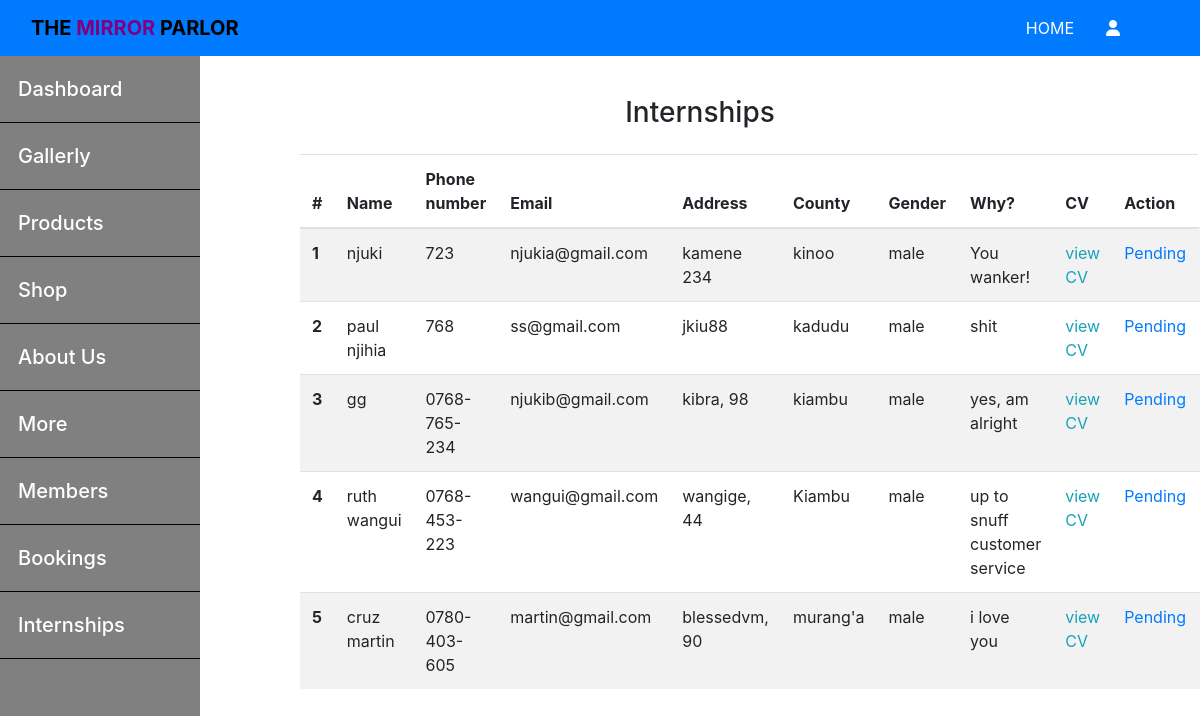
Screenshot of /admin/internship/index.php with the database file from the repository.
### tables this page shows
CREATE TABLE `internship` (
  `id` int(255) NOT NULL,
  `fullname` varchar(255) NOT NULL,
  `phone` varchar(15) NOT NULL,
  `email` varchar(255) NOT NULL,
  `address` varchar(255) NOT NULL,
  `county` varchar(255) NOT NULL,
  `gender` varchar(10) NOT NULL,
  `message` varchar(255) NOT NULL,
  `cv` varchar(255) NOT NULL,
  `accept` tinyint(4) NOT NULL
);

### app/controllers/internship.php (called while the page is built, shortened)
<?php
    include(ROOT_PATH . '/app/database/db.php');
    $table = 'internship';
    $intern_data = selectAll($table);

### app/database/db.php (called while the page is built, shortened)
<?php
    require('connect.php');
    function selectAll($table, $conditions = []){
        global $conn;
        $sql = "SELECT * FROM $table";
        if (empty($conditions)) {
            $stml = $conn->prepare($sql);
            $stml->execute();
            $records = $stml->get_result()->fetch_all(MYSQLI_ASSOC);
            return $records;
        }
    }

### admin/internship/index.php (the view, shortened to what this page needs)
<?php
  include(ROOT_PATH . '/app/controllers/internship.php');
 ?>
<!DOCTYPE html>
<html lang="en">
<head>
    <link rel="stylesheet" href="https://cdnjs.cloudflare.com/ajax/libs/bootstrap/4.6.1/css/bootstrap.min.css" />
    <link rel="stylesheet" href="https://cdnjs.cloudflare.com/ajax/libs/font-awesome/6.1.1/css/all.min.css" />
</head>
<body>
<?php include(ROOT_PATH . '/app/helpers/adminheader.php') ?>
   <div class="wrapper">
   <?php include(ROOT_PATH . '/app/helpers/adminsidebar.php') ?>
        <div class="mainbar">
                <h3 class="text-center pb-3">Internships</h3>
                <table class="table table-hover table-striped caption-top">
                    <thead>
                      <tr>
                        <th scope="col">#</th>
                        <th scope="col">Name</th>
                        <th scope="col">Phone number</th>
                        <th scope="col">Email</th>
                        <th scope="col">Address</th>
                        <th scope="col">County</th>
                        <th scope="col">Gender</th>
                        <th scope="col">Why?</th>
                        <th scope="col">CV</th>
                        <th scope="col">Action</th>
                      </tr>
                    </thead>
                    <tbody>
                      <?php foreach($intern_data as $key => $intern): ?>
                        <tr>
                          <th scope="row"><?php echo $key + 1 ?></th>
                          <td><?php echo $intern['fullname'] ?></td>
                          <td><?php echo $intern['phone'] ?></td>
                          <td><?php echo $intern['email'] ?></td>
                          <td><?php echo $intern['address'] ?></td>
                          <td><?php echo $intern['county'] ?></td>
                          <td><?php echo $intern['gender'] ?></td>
                          <td><?php echo $intern['message'] ?></td>
                          <td><a href="<?php echo BASE_URL . '/assets/photos/cvs/' . $intern['cv'] ?>" target='_blank' class='text-info '>view CV</a></td>
                          <?php if($intern['accept']): ?>
                            <td><a href="index.php?accept=0&a_id=<?php echo $intern['id'] ?>" class="text-warning">Accepted</a></td>
                          <?php else: ?>
                            <td><a href="index.php?accept=1&a_id=<?php echo $intern['id'] ?>" class="text-primary">Pending</a></td>
                          <?php endif; ?>
                        </tr>
                      <?php endforeach; ?>
                    </tbody>
              </table>
    </div>
        </div>
</body>
</html>

### admin/internship/index.php (style rules this page uses)
html, body { height: 100vh; padding: 0px; margin: 0px; }
.wrapper { display: flex; flex-direction: row; height: calc(100% - 105px); height: 100%; }
.mainbar { flex: 8; padding: 40px 100px 100px; height: 100%; overflow-y: scroll; overflow-x: scroll; }

### rows the page displays
internship: fullname "njuki", phone "723", email "njukia@gmail.com", address "kamene 234", county "kinoo", gender "male", message "You wanker!"
internship: fullname "paul njihia", phone "768", email "ss@gmail.com", address "jkiu88", county "kadudu", gender "male", message "shit"
internship: fullname "gg", phone "0768-765-234", email "njukib@gmail.com", address "kibra, 98", county "kiambu", gender "male", message "yes, am alright"
internship: fullname "ruth wangui", phone "0768-453-223", email "wangui@gmail.com", address "wangige, 44", county "Kiambu", gender "male", message "up to snuff customer service"
internship: fullname "cruz martin", phone "0780-403-605", email "martin@gmail.com", address "blessedvm, 90", county "murang'a", gender "male", message "i love you"
